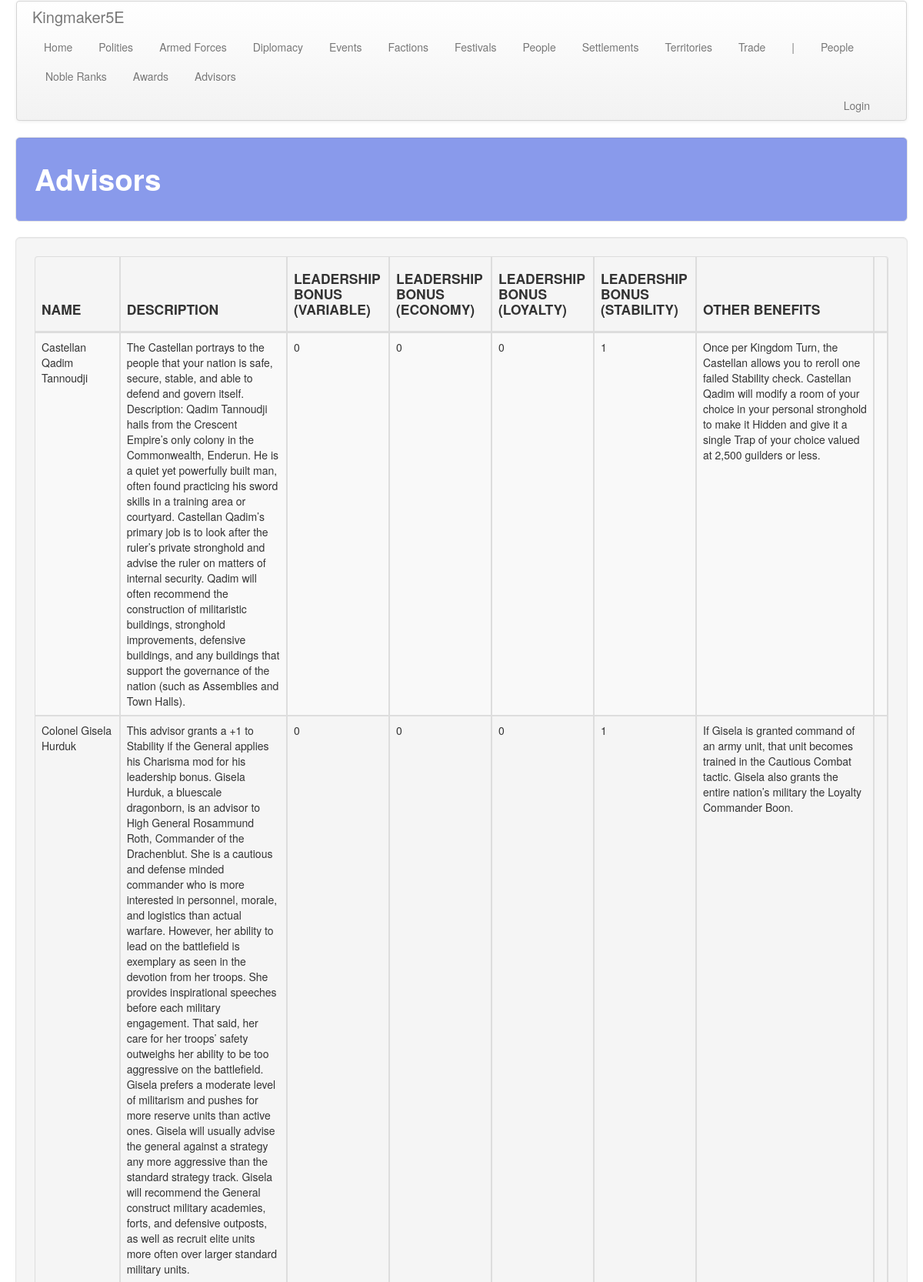
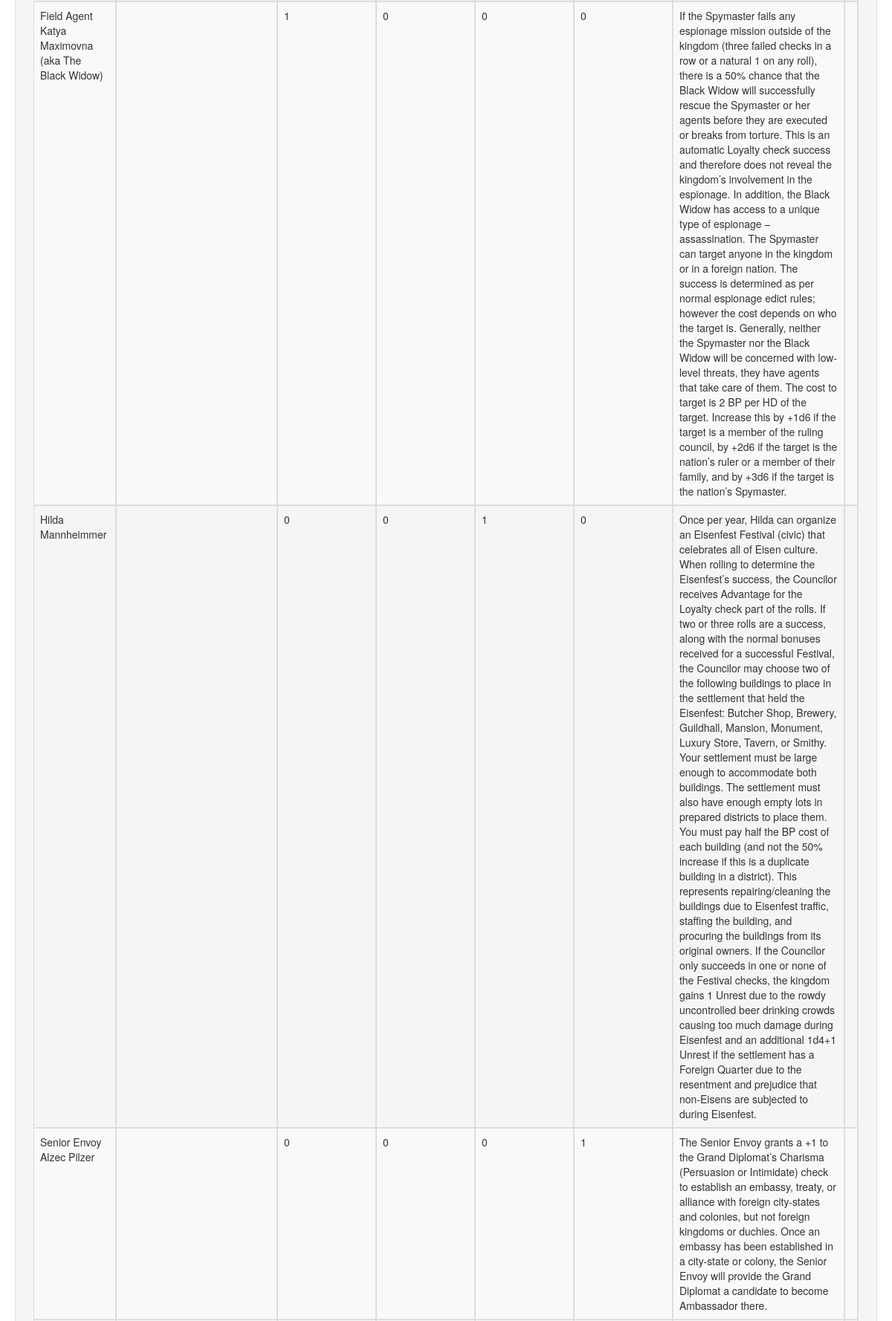
/people/awards (upper part), run on the app's committed database (2 pictures, top to bottom).
### people/models.py (models this page shows, shortened)
class Advisor(models.Model):
    name = models.CharField(max_length=default_max_length)
    desc = models.TextField(default="", blank=True)
    leadership_bonus = models.IntegerField(default=0)
    leadership_bonus_eco = models.IntegerField(default=0)
    leadership_bonus_loy = models.IntegerField(default=0)
    leadership_bonus_sta = models.IntegerField(default=0)
    other_benefits = models.TextField(default="", blank=True)

### people/views.py (the view)
# urls.py: path('awards', views.awards, name='awards'),
def awards(request):
    return show_all_items(request, app_name, c_obj, c_plural, sort='name')

### people/templates/people/advisors.html (shortened to what this page needs)
<!DOCTYPE html>
{% extends 'people/base.html' %}
{% block table_header %}
    <th class="th_ccell"><h4>NAME</h4></th>
    <th class="th_ccell"><h4>DESCRIPTION</h4></th>
    <th class="th_ccell"><h4>LEADERSHIP BONUS (VARIABLE)</h4></th>
    <th class="th_ccell"><h4>LEADERSHIP BONUS (ECONOMY)</h4></th>
    <th class="th_ccell"><h4>LEADERSHIP BONUS (LOYALTY)</h4></th>
    <th class="th_ccell"><h4>LEADERSHIP BONUS (STABILITY)</h4></th>
    <th class="th_ccell"><h4>OTHER BENEFITS</h4></th>
    <th class="th_ccell"><h4></h4></th>
{% endblock %}
{% block table_body %}
    {% for advisor in advisors %}
        <tr>
            <td class="tb_ccell">{{ advisor.name }}</td>
            <td class="tb_ccell">{{ advisor.desc }}</td>
            <td class="tb_ccell">{{ advisor.leadership_bonus }}</td>
            <td class="tb_ccell">{{ advisor.leadership_bonus_eco }}</td>
            <td class="tb_ccell">{{ advisor.leadership_bonus_loy }}</td>
            <td class="tb_ccell">{{ advisor.leadership_bonus_sta }}</td>
            <td class="tb_ccell">{{ advisor.other_benefits }}</td>
            <td class="tb_ccell">
            </td>
        </tr>
    {% endfor %}
{% endblock %}

### static/css/custom.css (style rules this page uses)
.th_ccell { text-align: center; padding: 20px 20px 20px 20px; }
.tb_ccell { text-align: center; padding: 20px 20px 20px 20px; }

### static/css/hexagons.css (style rules this page uses)
* { margin: 0; padding: 0; }

### data on the page
Advisor: name "Castellan Qadim Tannoudji", desc "The Castellan portrays to the people that your nation is safe, secure, stable, and able to defend and govern itself. Description: Qadim Tannoudji hails from the Crescent Empire’s only colony in the Commonwealth, Enderun. He is a quiet yet powerfully built man, often found practicing his sword skills in a training area or courtyard. Castellan Qadim’s primary job is to look after the ruler’s private stronghold and advise the ruler on matters of internal security. Qadim will often recommend the construction of militaristic buildings, stronghold improvements, defensive buildings, and any buildings that support the governance of the nation (such as Assemblies and Town Halls).", leadership_bonus "0", leadership_bonus_eco "0", leadership_bonus_loy "0", leadership_bonus_sta "1", other_benefits "Once per Kingdom Turn, the Castellan allows you to reroll one failed Stability check. Castellan Qadim will modify a room of your choice in your personal stronghold to make it Hidden and give it a single Trap of your choice valued at 2,500 guilders or less."
Advisor: name "Colonel Gisela Hurduk", desc "This advisor grants a +1 to Stability if the General applies his Charisma mod for his leadership bonus. Gisela Hurduk, a bluescale dragonborn, is an advisor to High General Rosammund Roth, Commander of the Drachenblut. She is a cautious and defense minded commander who is more interested in personnel, morale, and logistics than actual warfare. However, her ability to lead on the battlefield is exemplary as seen in the devotion from her troops. She provides inspirational speeches before each military engagement. That said, her care for her troops’ safety outweighs her ability to be too aggressive on the battlefield. Gisela prefers a moderate level of militarism and pushes for more reserve…", leadership_bonus "0", leadership_bonus_eco "0", leadership_bonus_loy "0", leadership_bonus_sta "1", other_benefits "If Gisela is granted command of an army unit, that unit becomes trained in the Cautious Combat tactic. Gisela also grants the entire nation’s military the Loyalty Commander Boon."
Advisor: name "Field Agent Katya Maximovna (aka The Black Widow)", leadership_bonus "1", leadership_bonus_eco "0", leadership_bonus_loy "0", leadership_bonus_sta "0", other_benefits "If the Spymaster fails any espionage mission outside of the kingdom (three failed checks in a row or a natural 1 on any roll), there is a 50% chance that the Black Widow will successfully rescue the Spymaster or her agents before they are executed or breaks from torture. This is an automatic Loyalty check success and therefore does not reveal the kingdom’s involvement in the espionage. In addition, the Black Widow has access to a unique type of espionage – assassination. The Spymaster can target anyone in the kingdom or in a foreign nation. The success is determined as per normal espionage edict rules; however the cost depends on who the target is. Generally, neither the Spymaster nor the…"
Advisor: name "Hilda Mannheimmer", leadership_bonus "0", leadership_bonus_eco "0", leadership_bonus_loy "1", leadership_bonus_sta "0", other_benefits "Once per year, Hilda can organize an Eisenfest Festival (civic) that celebrates all of Eisen culture. When rolling to determine the Eisenfest’s success, the Councilor receives Advantage for the Loyalty check part of the rolls. If two or three rolls are a success, along with the normal bonuses received for a successful Festival, the Councilor may choose two of the following buildings to place in the settlement that held the Eisenfest: Butcher Shop, Brewery, Guildhall, Mansion, Monument, Luxury Store, Tavern, or Smithy. Your settlement must be large enough to accommodate both buildings. The settlement must also have enough empty lots in prepared districts to place them. You must pay half the…"
Advisor: name "Senior Envoy Alzec Pilzer", leadership_bonus "0", leadership_bonus_eco "0", leadership_bonus_loy "0", leadership_bonus_sta "1", other_benefits "The Senior Envoy grants a +1 to the Grand Diplomat’s Charisma (Persuasion or Intimidate) check to establish an embassy, treaty, or alliance with foreign city-states and colonies, but not foreign kingdoms or duchies. Once an embassy has been established in a city-state or colony, the Senior Envoy will provide the Grand Diplomat a candidate to become Ambassador there."

### other printed values
{{ title }} "Advisors"
